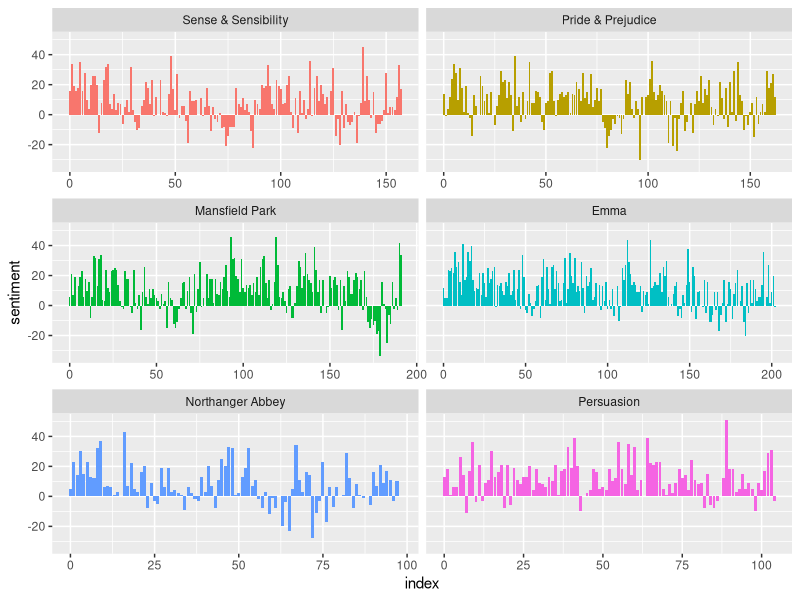

Generate this figure with R:
## ---- chunk 1
library(tidyverse)
library(janeaustenr)
library(tidytext)
## ---- chunk 2
tidy_books <- austen_books() %>%
  group_by(book) %>%
  mutate(linenumber = row_number(),
         chapter = cumsum(str_detect(text, regex("^chapter [\\divxlc]", 
                                                 ignore_case = TRUE)))) %>%
  ungroup() %>%
  unnest_tokens(word, text)
## ---- chunk 3
total_bing_sentiment <- tidy_books %>%
  inner_join(get_sentiments("bing")) %>%
  count(book, index = linenumber %/% 80, sentiment) %>%
  spread(sentiment, n, fill = 0) %>%
  mutate(sentiment = positive - negative)
## ---- chunk 4
ggplot(total_bing_sentiment, aes(index, sentiment, fill = book), xlab = "line numbers") +
  geom_col(show.legend = FALSE) +
  facet_wrap(~book, ncol = 2, scales = "free_x")
